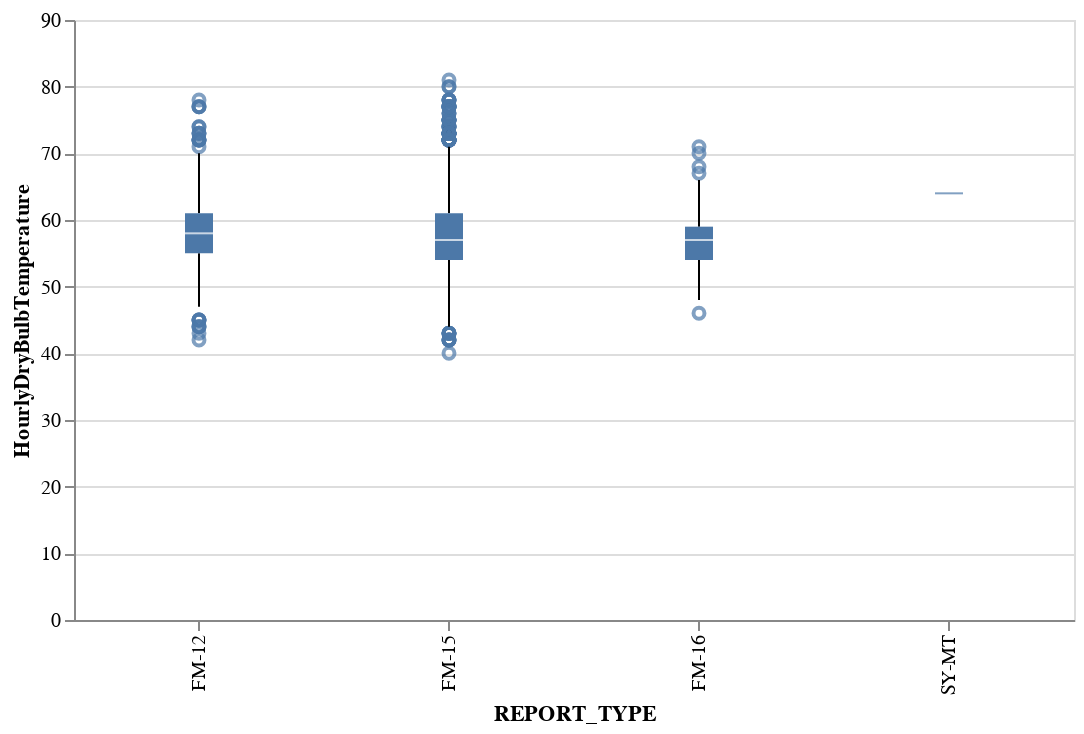

The cell this chart's notebook holds for it:
### Code cell
#Looks a little hard to read lets change the size
import altair as alt
alt.Chart(temperature_df).mark_boxplot().encode(
    x='REPORT_TYPE',
    y='HourlyDryBulbTemperature').properties(width=500)

### Figure 1 — Vega-Lite specification as saved in the notebook (floating-point values rounded to 4 significant figures; data arrays with more than 128 entries replaced by an {"elided": "..."} marker saying what was removed)
{"config": {"view": {"continuousWidth": 400, "continuousHeight": 300}}, "data": {"name": "data-5fa84e02d98bda934dad44f0b505defa"}, "mark": "boxplot", "encoding": {"x": {"field": "REPORT_TYPE", "type": "nominal"}, "y": {"field": "HourlyDryBulbTemperature", "type": "quantitative"}}, "width": 500, "$schema": "https://vega.github.io/schema/vega-lite/v4.17.0.json", "datasets": {"data-5fa84e02d98bda934dad44f0b505defa": {"elided": "3529 records"}}}
